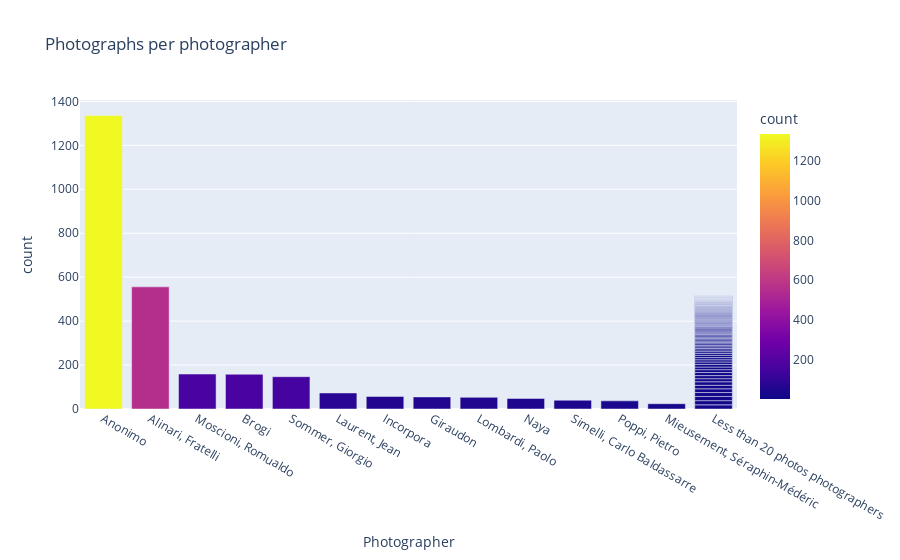

The notebook cell saved with this chart:
### Markdown cell above
### 3.2.1 Photographs for photographers - barchart

### Code cell
ph_df = pd.read_csv("data/2_PHfreq.csv", encoding="utf-8")
ph_df_main = ph_df.rename(columns={"AUFN_Faut": 'Photographer'})
ph_df_main.loc[ph_df_main['count'] < 20, 'Photographer'] = 'Less than 20 photos photographers'


fig2_1 = px.bar(ph_df_main, x="Photographer", y="count", title="Photographs per photographer",
                  color="count",
                color_discrete_sequence=px.colors.qualitative.Dark24,
                labels = ph_df_main['Photographer'], hover_name = 'Photographer',
                hover_data = {'Photographer': False, 'workplace': True}
              )

fig2_1.write_html("data/2_data_viz/2.1.html")
fig2_1.show()

### Figure 1 — Plotly figure (JSON) as saved in the notebook; plotly's stock layout.template omitted (floating-point values rounded to 4 significant figures)
{"data": [{"alignmentgroup": "True", "customdata": [[null], [null], ["Rome"], ["Florence"], ["Naples"], [null], ["Palermo"], [null], ["Siena"], [null], [null], ["Bologna"], [null], [null], ["Florence"], [null], [null], [null], [null], [null], [null], [null], [null], [null], ["Cairo"], [null], [null], [null], [null], [null], [null], [null], [null], [null], [null], [null], [null], [null], [null], [null], [null], [null], [null], [null], [null], [null], [null], [null], [null], [null], [null], [null], [null], [null], [null], [null], ["Vienna"], [null], ["Stockholm"], [null], [null], [null], ["Milan"], [null], [null], [null], [null], [null], [null], [null], ["Venice"], [null], [null], [null], ["Moscow"], ["Tangier"], [null], [null], [null], ["Genoa"], ["Algeria"], [null], [null], [null], [null], [null], [null], [null], [null], [null], ["Luxor"], [null], [null], [null], [null], [null], ["Milan"], [null], [null], [null], [null], [null], [null], [null], [null], [null], [null], [null], ["Algiers"], [null], [null], [null]], "hovertemplate": "<b>%{hovertext}</b><br><br>count=%{marker.color}<br>workplace=%{customdata[0]}<extra></extra>", "hovertext": ["Anonimo", "Alinari, Fratelli", "Moscioni, Romualdo", "Brogi", "Sommer, Giorgio", "Laurent, Jean", "Incorpora", "Giraudon", "Lombardi, Paolo", "Naya", "Simelli, Carlo Baldassarre", "Poppi, Pietro", "Mieusement, Séraphin-Médéric ", "Less than 20 photos photographers", "Less than 20 photos photographers", "Less than 20 photos photographers", "Less than 20 photos photographers", "Less than 20 photos photographers", "Less than 20 photos photographers", "Less than 20 photos photographers", "Less than 20 photos photographers", "Less than 20 photos photographers", "Less than 20 photos photographers", "Less than 20 photos photographers", "Less than 20 photos photographers", "Less than 20 photos photographers", "Less than 20 photos photographers", "Less than 20 photos photographers", "Less than 20 photos photographers", "Less than 20 photos photographers", "Less than 20 photos photographers", "Less than 20 photos photographers", "Less than 20 photos photographers", "Less than 20 photos photographers", "Less than 20 photos photographers", "Less than 20 photos photographers", "Less than 20 photos photographers", "Less than 20 photos photographers", "Less than 20 photos photographers", "Less than 20 photos photographers", "Less than 20 photos photographers", "Less than 20 photos photographers", "Less than 20 photos photographers", "Less than 20 photos photographers", "Less than 20 photos photographers", "Less than 20 photos photographers", "Less than 20 photos photographers", "Less than 20 photos photographers", "Less than 20 photos photographers", "Less than 20 photos photographers", "Less than 20 photos photographers", "Less than 20 photos photographers", "Less than 20 photos photographers", "Less than 20 photos photographers", "Less than 20 photos photographers", "Less than 20 photos photographers", "Less than 20 photos photographers", "Less than 20 photos photographers", "Less than 20 photos photographers", "Less than 20 photos photographers", "Less than 20 photos photographers", "Less than 20 photos photographers", "Less than 20 photos photographers", "Less than 20 photos photographers", "Less than 20 photos photographers", "Less than 20 photos photographers", "Less than 20 photos photographers", "Less than 20 photos photographers", "Less than 20 photos photographers", "Less than 20 photos photographers", "Less than 20 photos photographers", "Less than 20 photos photographers", "Less than 20 photos photographers", "Less than 20 photos photographers", "Less than 20 photos photographers", "Less than 20 photos photographers", "Less than 20 photos photographers", "Less than 20 photos photographers", "Less than 20 photos photographers", "Less than 20 photos photographers", "Less than 20 photos photographers", "Less than 20 photos photographers", "Less than 20 photos photographers", "Less than 20 photos photographers", "Less than 20 photos photographers", "Less than 20 photos photographers", "Less than 20 photos photographers", "Less than 20 photos photographers", "Less than 20 photos photographers", "Less than 20 photos photographers", "Less than 20 photos photographers", "Less than 20 photos photographers", "Less than 20 photos photographers", "Less than 20 photos photographers", "Less than 20 photos photographers", "Less than 20 photos photographers", "Less than 20 photos photographers", "Less than 20 photos photographers", "Less than 20 photos photographers", "Less than 20 photos photographers", "Less than 20 photos photographers", "Less than 20 photos photographers", "Less than 20 photos photographers", "Less than 20 photos photographers", "Less than 20 photos photographers", "Less than 20 photos photographers", "Less than 20 photos photographers", "Less than 20 photos photographers", "Less than 20 photos photographers", "Less than 20 photos photographers", "Less than 20 photos photographers", "Less than 20 photos photographers"], "legendgroup": "", "marker": {"color": [1336, 556, 159, 158, 147, 73, 57, 55, 53, 48, 40, 37, 24, 19, 19, 19, 18, 17, 16, 16, 14, 14, 14, 13, 12, 12, 11, 10, 10, 10, 9, 8, 8, 7, 7, 7, 7, 6, 6, 6, 6, 6, 6, 6, 6, 5, 5, 5, 5, 5, 5, 4, 4, 4, 4, 4, 4, 4, 4, 4, 4, 4, 4, 4, 4, 4, 4, 4, 3, 3, 3, 3, 3, 3, 3, 3, 2, 2, 2, 2, 2, 2, 2, 2, 2, 2, 2, 2, 2, 2, 1, 1, 1, 1, 1, 1, 1, 1, 1, 1, 1, 1, 1, 1, 1, 1, 1, 1, 1, 1, 1, 1], "coloraxis": "coloraxis", "pattern": {"shape": ""}}, "name": "", "offsetgroup": "", "orientation": "v", "showlegend": false, "textposition": "auto", "x": ["Anonimo", "Alinari, Fratelli", "Moscioni, Romualdo", "Brogi", "Sommer, Giorgio", "Laurent, Jean", "Incorpora", "Giraudon", "Lombardi, Paolo", "Naya", "Simelli, Carlo Baldassarre", "Poppi, Pietro", "Mieusement, Séraphin-Médéric ", "Less than 20 photos photographers", "Less than 20 photos photographers", "Less than 20 photos photographers", "Less than 20 photos photographers", "Less than 20 photos photographers", "Less than 20 photos photographers", "Less than 20 photos photographers", "Less than 20 photos photographers", "Less than 20 photos photographers", "Less than 20 photos photographers", "Less than 20 photos photographers", "Less than 20 photos photographers", "Less than 20 photos photographers", "Less than 20 photos photographers", "Less than 20 photos photographers", "Less than 20 photos photographers", "Less than 20 photos photographers", "Less than 20 photos photographers", "Less than 20 photos photographers", "Less than 20 photos photographers", "Less than 20 photos photographers", "Less than 20 photos photographers", "Less than 20 photos photographers", "Less than 20 photos photographers", "Less than 20 photos photographers", "Less than 20 photos photographers", "Less than 20 photos photographers", "Less than 20 photos photographers", "Less than 20 photos photographers", "Less than 20 photos photographers", "Less than 20 photos photographers", "Less than 20 photos photographers", "Less than 20 photos photographers", "Less than 20 photos photographers", "Less than 20 photos photographers", "Less than 20 photos photographers", "Less than 20 photos photographers", "Less than 20 photos photographers", "Less than 20 photos photographers", "Less than 20 photos photographers", "Less than 20 photos photographers", "Less than 20 photos photographers", "Less than 20 photos photographers", "Less than 20 photos photographers", "Less than 20 photos photographers", "Less than 20 photos photographers", "Less than 20 photos photographers", "Less than 20 photos photographers", "Less than 20 photos photographers", "Less than 20 photos photographers", "Less than 20 photos photographers", "Less than 20 photos photographers", "Less than 20 photos photographers", "Less than 20 photos photographers", "Less than 20 photos photographers", "Less than 20 photos photographers", "Less than 20 photos photographers", "Less than 20 photos photographers", "Less than 20 photos photographers", "Less than 20 photos photographers", "Less than 20 photos photographers", "Less than 20 photos photographers", "Less than 20 photos photographers", "Less than 20 photos photographers", "Less than 20 photos photographers", "Less than 20 photos photographers", "Less than 20 photos photographers", "Less than 20 photos photographers", "Less than 20 photos photographers", "Less than 20 photos photographers", "Less than 20 photos photographers", "Less than 20 photos photographers", "Less than 20 photos photographers", "Less than 20 photos photographers", "Less than 20 photos photographers", "Less than 20 photos photographers", "Less than 20 photos photographers", "Less than 20 photos photographers", "Less than 20 photos photographers", "Less than 20 photos photographers", "Less than 20 photos photographers", "Less than 20 photos photographers", "Less than 20 photos photographers", "Less than 20 photos photographers", "Less than 20 photos photographers", "Less than 20 photos photographers", "Less than 20 photos photographers", "Less than 20 photos photographers", "Less than 20 photos photographers", "Less than 20 photos photographers", "Less than 20 photos photographers", "Less than 20 photos photographers", "Less than 20 photos photographers", "Less than 20 photos photographers", "Less than 20 photos photographers", "Less than 20 photos photographers", "Less than 20 photos photographers", "Less than 20 photos photographers", "Less than 20 photos photographers"], "xaxis": "x", "y": [1336, 556, 159, 158, 147, 73, 57, 55, 53, 48, 40, 37, 24, 19, 19, 19, 18, 17, 16, 16, 14, 14, 14, 13, 12, 12, 11, 10, 10, 10, 9, 8, 8, 7, 7, 7, 7, 6, 6, 6, 6, 6, 6, 6, 6, 5, 5, 5, 5, 5, 5, 4, 4, 4, 4, 4, 4, 4, 4, 4, 4, 4, 4, 4, 4, 4, 4, 4, 3, 3, 3, 3, 3, 3, 3, 3, 2, 2, 2, 2, 2, 2, 2, 2, 2, 2, 2, 2, 2, 2, 1, 1, 1, 1, 1, 1, 1, 1, 1, 1, 1, 1, 1, 1, 1, 1, 1, 1, 1, 1, 1, 1], "yaxis": "y", "type": "bar"}], "layout": {"xaxis": {"anchor": "y", "domain": [0, 1], "title": {"text": "Photographer"}}, "yaxis": {"anchor": "x", "domain": [0, 1], "title": {"text": "count"}}, "coloraxis": {"colorbar": {"title": {"text": "count"}}, "colorscale": [[0, "#0d0887"], [0.1111, "#46039f"], [0.2222, "#7201a8"], [0.3333, "#9c179e"], [0.4444, "#bd3786"], [0.5556, "#d8576b"], [0.6667, "#ed7953"], [0.7778, "#fb9f3a"], [0.8889, "#fdca26"], [1, "#f0f921"]]}, "legend": {"tracegroupgap": 0}, "title": {"text": "Photographs per photographer"}, "barmode": "relative"}}
